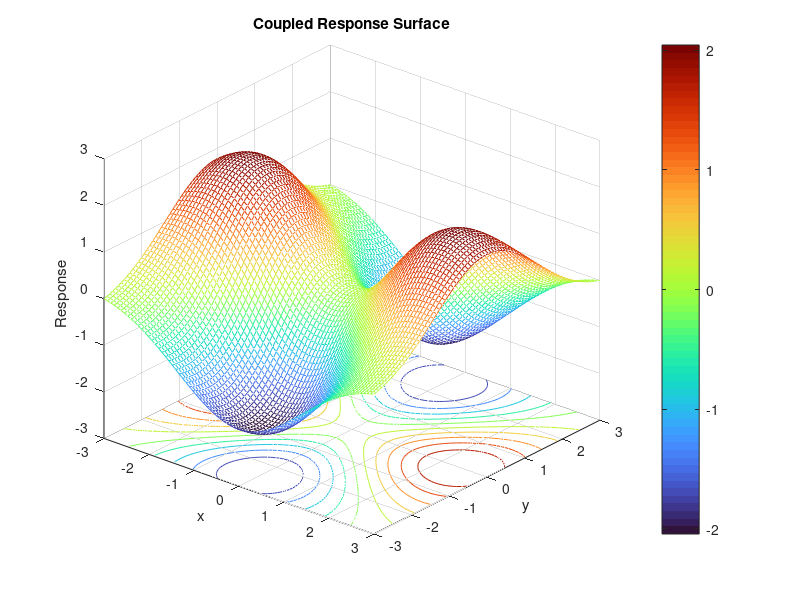

Write MATLAB code to recreate this figure.
[X, Y] = meshgrid(linspace(-3, 3, 80), linspace(-3, 3, 80));
Z = (X.^2 - Y.^2).*exp(-0.18*(X.^2 + Y.^2));

meshc(X, Y, Z);
colormap('turbo');
colorbar;
title('Coupled Response Surface');
xlabel('x');
ylabel('y');
zlabel('Response');
view(40, 28);
